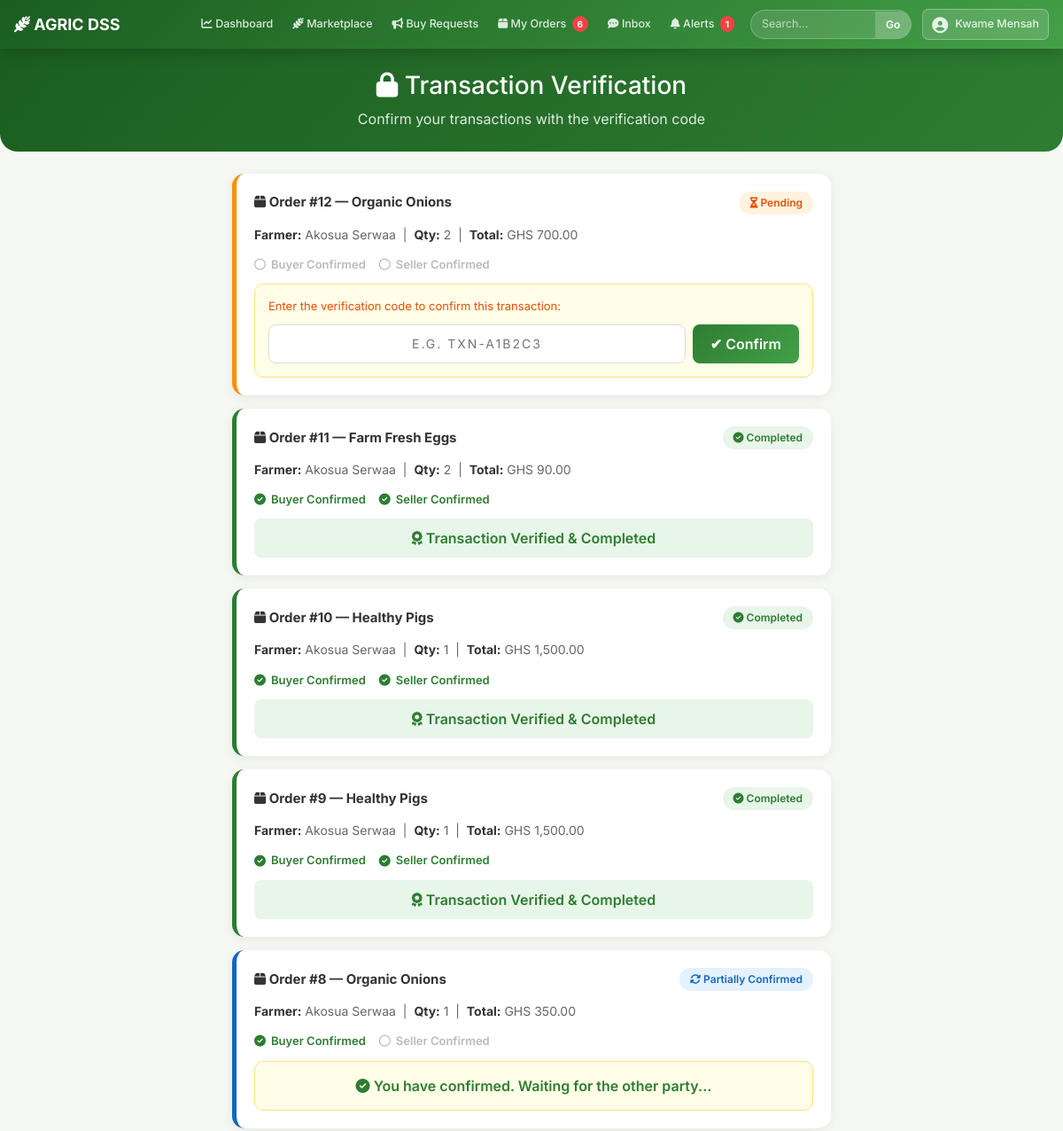
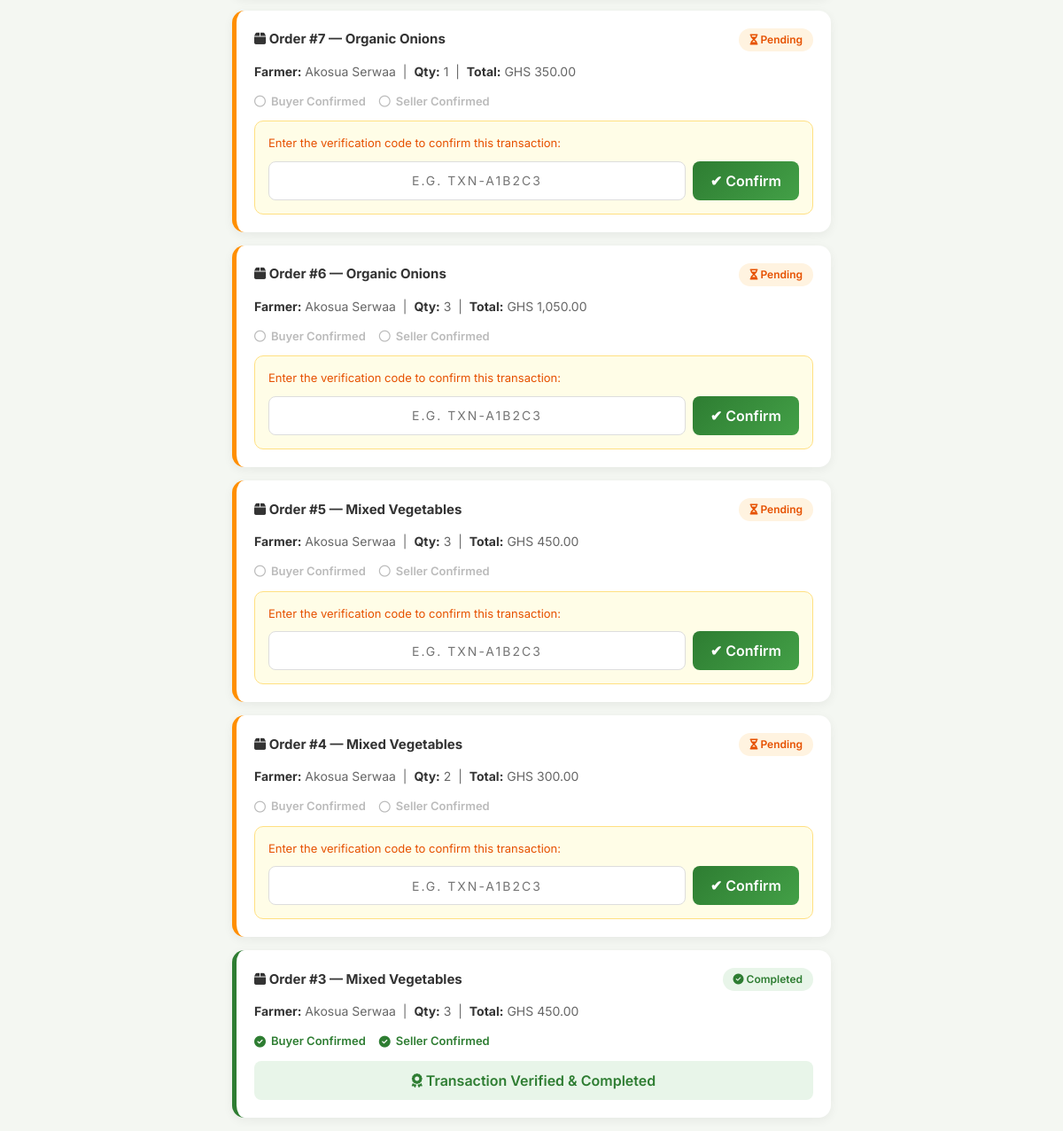
Page /verify_transaction.php (signed in) on the committed database (2 pictures, top to bottom).
### tables this page shows
CREATE TABLE orders (
        id INTEGER PRIMARY KEY AUTOINCREMENT,
        buyer_id INTEGER,
        product_id INTEGER,
        quantity INTEGER,
        total REAL,
        status TEXT
    , created_at DATETIME DEFAULT CURRENT_TIMESTAMP, verification_code TEXT, buyer_confirmed INTEGER DEFAULT 0, seller_confirmed INTEGER DEFAULT 0, buyer_confirmed_at DATETIME, seller_confirmed_at DATETIME, seller_id INTEGER);

CREATE TABLE products (
        id INTEGER PRIMARY KEY AUTOINCREMENT,
        user_id INTEGER,
        product_name TEXT,
        name TEXT,
        quantity INTEGER,
        type TEXT,
        unit TEXT,
        image TEXT,
        status TEXT,
        description TEXT,
        price REAL
    , is_promoted INTEGER DEFAULT 0, promoted_at DATETIME, unit_weight REAL, weight_unit TEXT);

### db.php (called while the page is built, shortened)
<?php
class sqlite_mysqli_result {
    private $rows = [];
    private $index = 0;
    public $num_rows = 0;
    public function __construct($stmt) {
        if ($stmt) {
            $this->rows = $stmt->fetchAll(PDO::FETCH_ASSOC);
            if ($this->rows) {
                $this->num_rows = count($this->rows);
            }
        }
    }
    public function fetch_assoc() {
        if ($this->index < $this->num_rows) {
            return $this->rows[$this->index++];
        }
        return null;
    }
}
class sqlite_mysqli {
    private $pdo;
    public function __construct($filename) {
        try {
            $this->pdo = new PDO("sqlite:" . $filename);
            $this->pdo->setAttribute(PDO::ATTR_ERRMODE, PDO::ERRMODE_EXCEPTION);
            $this->pdo->exec("PRAGMA foreign_keys = ON;");
        } catch (Exception $e) {
            $this->connect_error = $e->getMessage();
        }
    }
    public function query($query) {
        try {
            $upper = strtoupper(ltrim($query));
            if (strpos($upper, 'SELECT') === 0 || strpos($upper, 'SHOW') === 0 || strpos($upper, 'DESCRIBE') === 0 || strpos($upper, 'PRAGMA') === 0) {
                $stmt = $this->pdo->query($query);
                if ($stmt) {
                    return new sqlite_mysqli_result($stmt);
                }
                return false;
            } else {
                $res = $this->pdo->exec($query);
                $this->insert_id = $this->pdo->lastInsertId();
                return $res !== false ? true : false;
            }
        } catch (Exception $e) {
            $this->error = $e->getMessage();
            return false;
        }
    }
}
$conn = new sqlite_mysqli(__DIR__ . '/database.sqlite');
?>

### verify_transaction.php (the view, shortened to what this page needs)
<?php
include 'db.php';
$user_id = $_SESSION['user_id'];
$orders = $conn->query("
    SELECT o.*,
           p.type, p.product_name, p.image,
           buyer.name AS buyer_name,
           seller.name AS seller_name
    FROM orders o
    LEFT JOIN products p ON o.product_id = p.id
    LEFT JOIN users buyer ON o.buyer_id = buyer.id
    LEFT JOIN users seller ON o.seller_id = seller.id
    WHERE o.buyer_id = '$user_id' OR o.seller_id = '$user_id'
    ORDER BY o.id DESC
");
?>
<!DOCTYPE html>
<html>
<head>
<link href="https://cdn.jsdelivr.net/npm/bootstrap@5.3.0/dist/css/bootstrap.min.css" rel="stylesheet">
</head>
<body>
<?php include 'navbar.php'; ?>
<div class="page-header">
    <h3><i class='fas fa-lock'></i> Transaction Verification</h3>
    <p style="opacity: 0.85; margin: 0;">Confirm your transactions with the verification code</p>
</div>
<div class="container" style="max-width: 700px;">
<?php if ($orders && $orders->num_rows > 0): ?>
    <?php while ($o = $orders->fetch_assoc()):
        $is_buyer = ($user_id == $o['buyer_id']);
        $my_confirmed = $is_buyer ? $o['buyer_confirmed'] : $o['seller_confirmed'];
        $both_done = $o['buyer_confirmed'] && $o['seller_confirmed'];
        if ($both_done || $o['status'] === 'Completed') {
            $state = 'completed';
            $status_text = "<i class='fas fa-check-circle'></i> Completed";
        } elseif ($o['buyer_confirmed'] || $o['seller_confirmed']) {
            $state = 'partial';
            $status_text = "<i class='fas fa-sync-alt'></i> Partially Confirmed";
        } else {
            $state = 'pending';
            $status_text = "<i class='fas fa-hourglass-half'></i> Pending";
        }
    ?>
    <div class="order-item <?= $state ?>">
        <div class="order-top">
            <span class="order-id">
                <i class='fas fa-box'></i> Order #<?= $o['id'] ?> — <?= htmlspecialchars($o['product_name'] ?: $o['type']) ?>
            </span>
            <span class="status-pill <?= $state ?>"><?= $status_text ?></span>
        </div>
        <div class="order-details">
            <?php if ($is_buyer): ?>
                <strong>Farmer:</strong> <?= htmlspecialchars($o['seller_name'] ?? 'Unknown') ?> &nbsp;|&nbsp;
            <?php else: ?>
                <strong>Buyer:</strong> <?= htmlspecialchars($o['buyer_name'] ?? 'Unknown') ?> &nbsp;|&nbsp;
            <?php endif; ?>
            <strong>Qty:</strong> <?= $o['quantity'] ?> &nbsp;|&nbsp;
            <strong>Total:</strong> GHS <?= number_format($o['total'], 2) ?>
        </div>
        <div class="check-marks">
            <div class="check-mark <?= $o['buyer_confirmed'] ? 'done' : 'waiting' ?>">
                <?= $o['buyer_confirmed'] ? "<i class='fas fa-check-circle'></i>" : "<i class='far fa-circle'></i>" ?> Buyer Confirmed
            </div>
            <div class="check-mark <?= $o['seller_confirmed'] ? 'done' : 'waiting' ?>">
                <?= $o['seller_confirmed'] ? "<i class='fas fa-check-circle'></i>" : "<i class='far fa-circle'></i>" ?> Seller Confirmed
            </div>
        </div>
        <?php if (!$both_done && $o['status'] !== 'Completed'): ?>
            <div class="confirm-section">
                <?php if ($my_confirmed): ?>
                    <p style="text-align: center; color: #2e7d32; font-weight: 600; margin: 0;">
                        <i class='fas fa-check-circle'></i> You have confirmed. Waiting for the other party...
                    </p>
                <?php else: ?>
                    <p style="font-size: 13px; color: #e65100; margin-bottom: 8px;">
                        Enter the verification code to confirm this transaction:
                    </p>
                    <form method="POST" class="confirm-row">
                        <input type="text" name="verification_code" placeholder="e.g. TXN-A1B2C3" required maxlength="10">
                        <button type="submit" name="verify" class="btn-confirm">✔ Confirm</button>
                    </form>
                <?php endif; ?>
            </div>
        <?php else: ?>
            <div style="text-align: center; margin-top: 12px; padding: 10px; background: #e8f5e9; border-radius: 8px; color: #2e7d32; font-weight: 600;">
                <i class='fas fa-award'></i> Transaction Verified & Completed
            </div>
        <?php endif; ?>
    </div>
    <?php endwhile; ?>
<?php endif; ?>
</div>
</body>
</html>

### animations.css (style rules this page uses)
.page-header, .welcome-header, .profile-strip, .pricing-card, .promo-header { animation: heroReveal 0.6s ease both; }
html { scroll-behavior: smooth; }

### verify_transaction.php (style rules this page uses)
* { font-family: 'Inter', sans-serif; }
body { background: #f4f7f2; }
.page-header { background: linear-gradient(135deg, #1b5e20, #2e7d32); color: white; padding: 25px; text-align: center; border-radius: 0 0 20px 20px; margin-bottom: 25px; }
.order-item { background: white; border-radius: 14px; padding: 20px; margin-bottom: 15px; box-shadow: 0 3px 12px rgba(0,0,0,0.06); border-left: 5px solid #e0e0e0; transition: 0.2s; }
.order-item.pending { border-left-color: #ff8f00; }
.order-item.partial { border-left-color: #1565c0; }
.order-item.completed { border-left-color: #2e7d32; }
.order-top { display: flex; justify-content: space-between; align-items: center; margin-bottom: 10px; }
.order-id { font-weight: 700; font-size: 15px; color: #333; }
.status-pill { padding: 4px 12px; border-radius: 20px; font-size: 12px; font-weight: 600; }
.status-pill.pending { background: #fff3e0; color: #e65100; }
.status-pill.partial { background: #e3f2fd; color: #1565c0; }
.status-pill.completed { background: #e8f5e9; color: #2e7d32; }
.order-details { font-size: 14px; color: #666; line-height: 1.8; }
.order-details strong { color: #333; }
.confirm-section { background: #fffde7; border: 1px solid #ffe082; border-radius: 10px; padding: 15px; margin-top: 12px; }
.confirm-row { display: flex; gap: 8px; margin-top: 10px; }
.confirm-row input { flex: 1; padding: 10px; border: 1px solid #ddd; border-radius: 8px; font-size: 14px; text-transform: uppercase; letter-spacing: 2px; text-align: center; }
.btn-confirm { background: linear-gradient(135deg, #2e7d32, #43a047); color: white; border: none; padding: 10px 20px; border-radius: 8px; font-weight: 600; cursor: pointer; white-space: nowrap; }
.check-marks { display: flex; gap: 15px; margin-top: 12px; }
.check-mark { display: flex; align-items: center; gap: 6px; font-size: 13px; font-weight: 600; }
.check-mark.done { color: #2e7d32; }
.check-mark.waiting { color: #bbb; }

### rows in the picture
orders: id "12", product.product_name "Organic Onions", buyer_confirmed 0 (drawn), seller_name "Akosua Serwaa", quantity "2", total "700.00", seller_confirmed 0 (drawn)
orders: id "11", product.product_name "Farm Fresh Eggs", buyer_confirmed 1 (drawn), seller_name "Akosua Serwaa", quantity "2", total "90.00", seller_confirmed 1 (drawn)
orders: id "10", product.product_name "Healthy Pigs", buyer_confirmed 1 (drawn), seller_name "Akosua Serwaa", quantity "1", total "1,500.00", seller_confirmed 1 (drawn)
orders: id "9", product.product_name "Healthy Pigs", buyer_confirmed 1 (drawn), seller_name "Akosua Serwaa", quantity "1", total "1,500.00", seller_confirmed 1 (drawn)
orders: id "8", product.product_name "Organic Onions", buyer_confirmed 1 (drawn), seller_name "Akosua Serwaa", quantity "1", total "350.00", seller_confirmed 0 (drawn), shows "You have confirmed. Waiting for the other party..."
orders: id "7", product.product_name "Organic Onions", buyer_confirmed 0 (drawn), seller_name "Akosua Serwaa", quantity "1", total "350.00", seller_confirmed 0 (drawn)
orders: id "6", product.product_name "Organic Onions", buyer_confirmed 0 (drawn), seller_name "Akosua Serwaa", quantity "3", total "1,050.00", seller_confirmed 0 (drawn)
orders: id "5", product.product_name "Mixed Vegetables", buyer_confirmed 0 (drawn), seller_name "Akosua Serwaa", quantity "3", total "450.00", seller_confirmed 0 (drawn)
orders: id "4", product.product_name "Mixed Vegetables", buyer_confirmed 0 (drawn), seller_name "Akosua Serwaa", quantity "2", total "300.00", seller_confirmed 0 (drawn)
orders: id "3", product.product_name "Mixed Vegetables", buyer_confirmed 1 (drawn), seller_name "Akosua Serwaa", quantity "3", total "450.00", seller_confirmed 1 (drawn)

### other values in the picture
$_order_count "6"
$_notif_count "1"
$name "Kwame Mensah"
